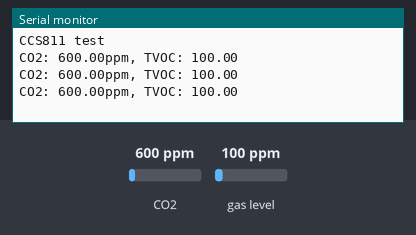
The sketch below on a simulated Arduino Uno, built with avr-gcc and run on an emulated ATmega328P. Shown: the last lines printed to the serial monitor. The test bench sets the inputs (shaded band); at power-on: CO2 600 ppm, gas level 100 ppm.

Above: at 1.3 s.
1.4 s: CO2 set to 452 ppm
At 1.9 s:
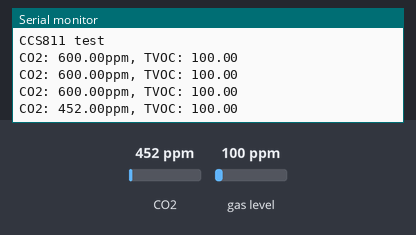
2.9 s: gas level set to 20 ppm
At 3.4 s:
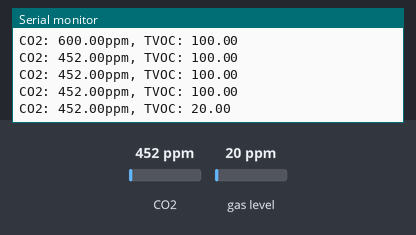
4.4 s: CO2 set to 1050 ppm
At 4.9 s:
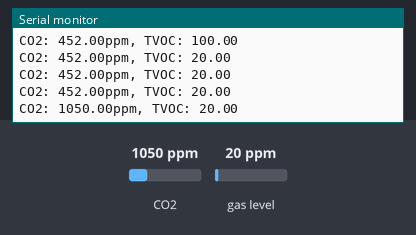
Timing chart, 0 to 7.4 s (numbered marks = the images above; inputs shaded):
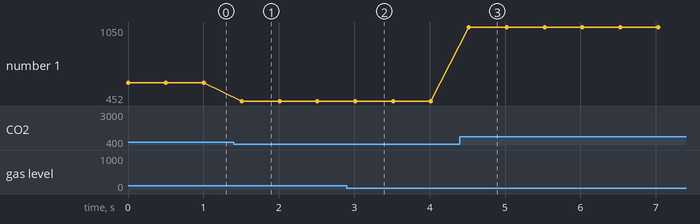

Measured:
- after the input at 1.4 s, the serial monitor: prints a new line after 0.11 s (image 1)
- after the input at 2.9 s, the serial monitor: prints a new line after 0.11 s (image 2)
- after the input at 4.4 s, the serial monitor: prints a new line after 0.12 s (image 3)
- plotted number 1: 600 → 452 after the input at 1.4 s, 452 → 1050 after the input at 4.4 s

The sketch:

co2_voc_sensor_demo.ino
```cpp
#include "co2_voc.h"

void setup() {
  Serial.begin(115200);
  Serial.println("CCS811 test");
  co2_init();
}

void loop() {
  std::pair<float, float> ccsRead = getCo2Voc();
  delay(500);
}
```

co2_voc.cpp
```cpp
#include "co2_voc.h"

Adafruit_CCS811 ccs;

bool co2_init() {
  if(!ccs.begin()){
    Serial.println("Failed to start sensor! Please check your wiring.");
    return false;
  }
  return true;
}

std::pair<float, float> getCo2Voc() {
  std::pair<float, float> ccsRead;
  if(ccs.available()){
    if(!ccs.readData()){
      Serial.print("CO2: ");
      float co2 = ccs.geteCO2();
      ccsRead.first = co2;
      Serial.print(co2);
      Serial.print("ppm, TVOC: ");
      float voc = ccs.getTVOC();
      ccsRead.second = voc;
      Serial.println(voc);
      return ccsRead;
    }
    else{
      Serial.println("ERROR!");
    }
  }
  return ccsRead;
}
```

co2_voc.h
```cpp
#ifndef CO2_H
#define CO2_H

#include "Adafruit_CCS811.h"
#include <Wire.h>
#define VOC_INT 17

// init the ccs811 module, returns true if successful
bool co2_init();

// returns a pair containing the co2 then voc value
std::pair<float, float> getCo2Voc();

#endif
```
